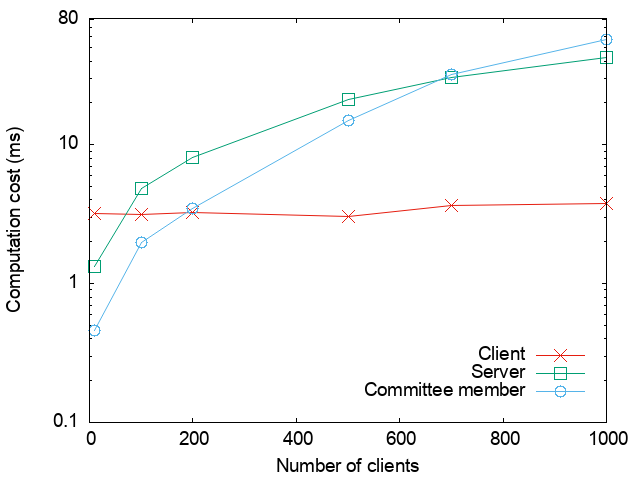

The script that saved this image:
set terminal png font "Helvetica,14" 
set output "online_comp_C5.png"
set datafile sep ','
set key bottom right Right offset 0, 1
set xlabel "Number of clients"
set ylabel "Computation cost (ms)"
set xtics 0,200,1000
set ytics add ("80" 80)
set log y

# x=number of clients, for committee_size=5
plot [0:][:81] 'online_sim.csv' every 5::1 using 1:3 title 'Client' with linespoints lc 7 pt 2 ps 2, \
             'online_sim.csv' every 5::1 using 1:5 title 'Server' with linespoints pt 4 ps 2 lc 2, \
             'online_sim.csv' every 5::1 using 1:4 title 'Committee member' with linespoints pt 6 ps 2 lc 3
